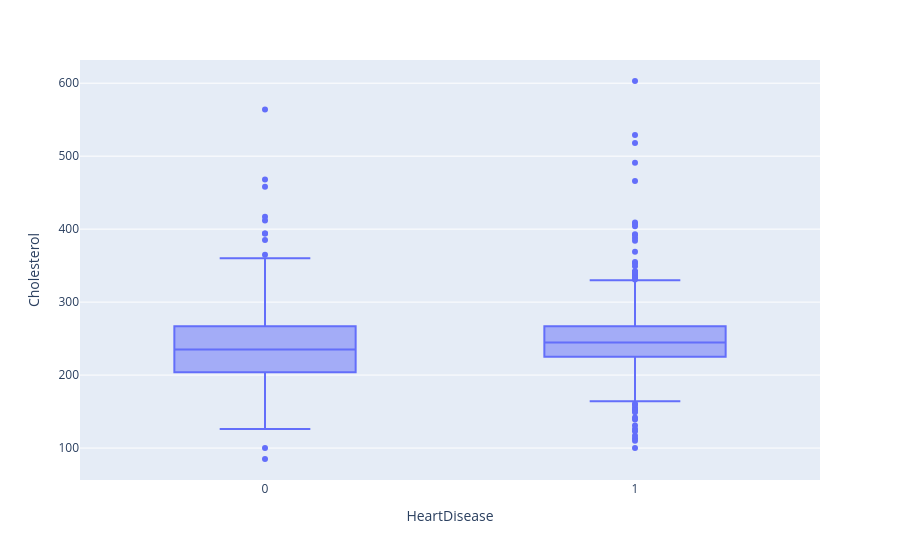

Write notebook code for a chart like this one.
### Code cell
px.box(df, x='HeartDisease', y='Cholesterol')

### Figure 1 — Plotly figure (JSON) as saved in the notebook; plotly's stock layout.template omitted (floating-point values rounded to 4 significant figures; data arrays with more than 128 entries replaced by an {"elided": "..."} marker saying what was removed)
{"data": [{"alignmentgroup": "True", "hovertemplate": "HeartDisease=%{x}<br>Cholesterol=%{y}<extra></extra>", "legendgroup": "", "marker": {"color": "#636efa"}, "name": "", "notched": false, "offsetgroup": "", "orientation": "v", "showlegend": false, "type": "box", "x": {"elided": "918 int values"}, "x0": " ", "xaxis": "x", "y": {"elided": "918 float values"}, "y0": " ", "yaxis": "y"}], "layout": {"boxmode": "group", "legend": {"tracegroupgap": 0}, "margin": {"t": 60}, "xaxis": {"anchor": "y", "domain": [0, 1], "title": {"text": "HeartDisease"}}, "yaxis": {"anchor": "x", "domain": [0, 1], "title": {"text": "Cholesterol"}}}}
